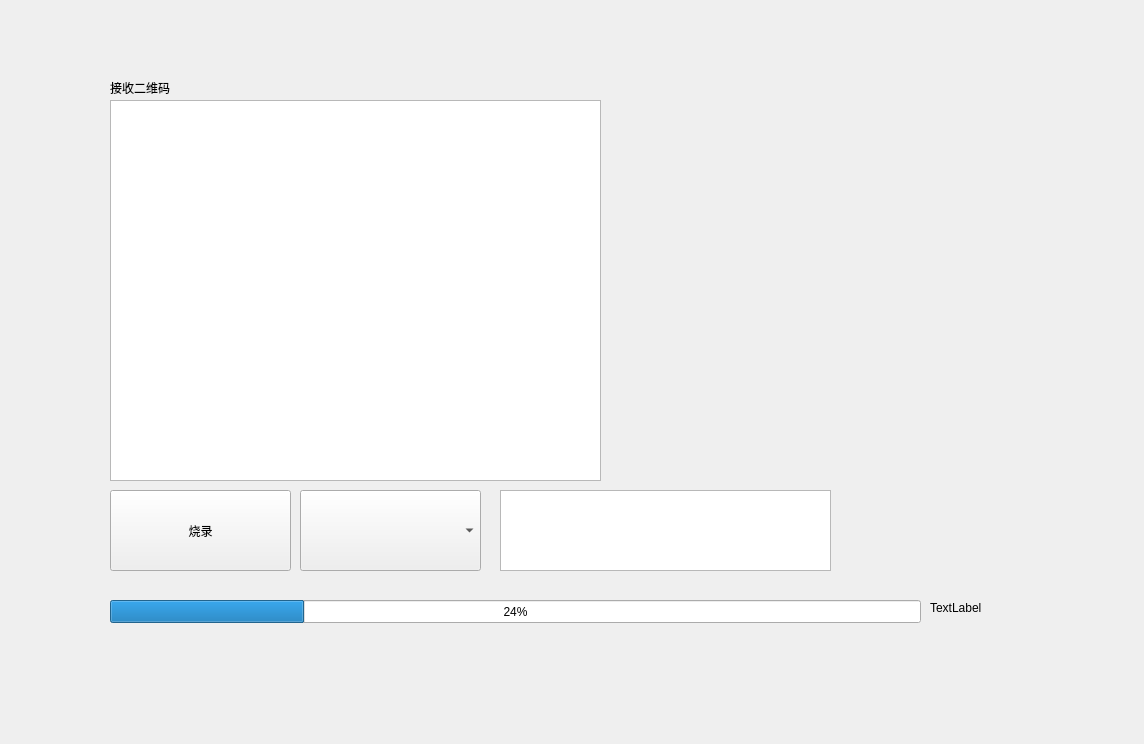
<?xml version="1.0" encoding="UTF-8"?>
<ui version="4.0">
 <class>MainWindow</class>
 <widget class="QMainWindow" name="MainWindow">
  <property name="geometry">
   <rect>
    <x>0</x>
    <y>0</y>
    <width>1144</width>
    <height>744</height>
   </rect>
  </property>
  <property name="windowTitle">
   <string>MainWindow</string>
  </property>
  <widget class="QWidget" name="centralWidget">
   <widget class="QTextEdit" name="textEdit">
    <property name="geometry">
     <rect>
      <x>110</x>
      <y>100</y>
      <width>491</width>
      <height>381</height>
     </rect>
    </property>
   </widget>
   <widget class="QLabel" name="label">
    <property name="geometry">
     <rect>
      <x>110</x>
      <y>80</y>
      <width>181</width>
      <height>16</height>
     </rect>
    </property>
    <property name="text">
     <string>接收二维码</string>
    </property>
   </widget>
   <widget class="QPushButton" name="pushButton">
    <property name="geometry">
     <rect>
      <x>110</x>
      <y>490</y>
      <width>181</width>
      <height>81</height>
     </rect>
    </property>
    <property name="text">
     <string>烧录</string>
    </property>
   </widget>
   <widget class="QComboBox" name="comboBox">
    <property name="geometry">
     <rect>
      <x>300</x>
      <y>490</y>
      <width>181</width>
      <height>81</height>
     </rect>
    </property>
    <property name="iconSize">
     <size>
      <width>32</width>
      <height>32</height>
     </size>
    </property>
   </widget>
   <widget class="QProgressBar" name="progressBar">
    <property name="geometry">
     <rect>
      <x>110</x>
      <y>600</y>
      <width>811</width>
      <height>23</height>
     </rect>
    </property>
    <property name="value">
     <number>24</number>
    </property>
   </widget>
   <widget class="QLabel" name="label_2">
    <property name="geometry">
     <rect>
      <x>930</x>
      <y>600</y>
      <width>161</width>
      <height>16</height>
     </rect>
    </property>
    <property name="text">
     <string>TextLabel</string>
    </property>
   </widget>
   <widget class="QTextEdit" name="textEdit_qr">
    <property name="geometry">
     <rect>
      <x>500</x>
      <y>490</y>
      <width>331</width>
      <height>81</height>
     </rect>
    </property>
   </widget>
  </widget>
 </widget>
 <layoutdefault spacing="6" margin="11"/>
 <resources/>
 <connections/>
</ui>
